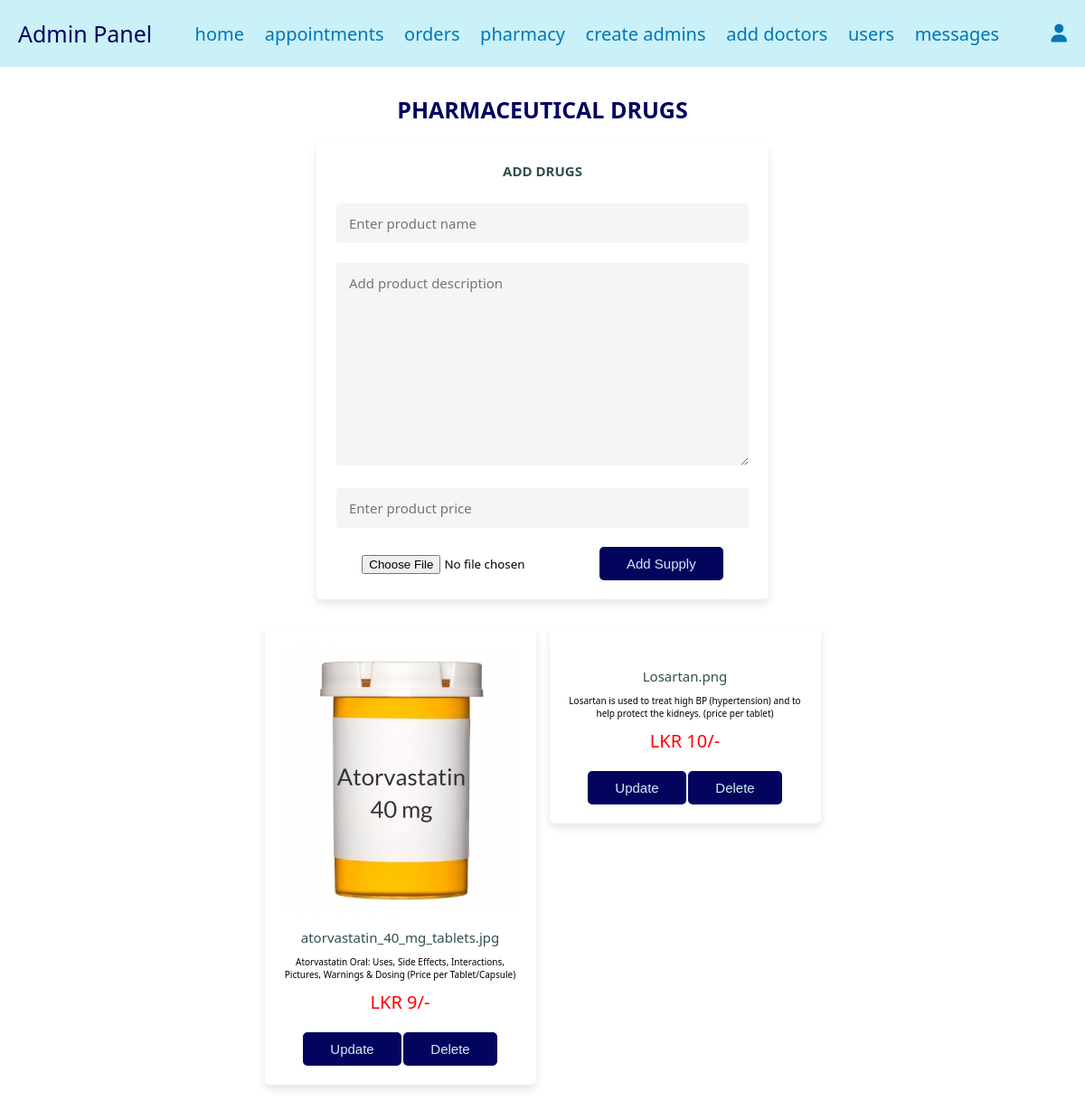
/Admin/admin_pharmacy.php (signed in), run on the app's committed database.
### tables this page shows
CREATE TABLE IF NOT EXISTS `medical_store` (
  `id` int(100) NOT NULL AUTO_INCREMENT,
  `name` varchar(100) NOT NULL,
  `description` varchar(500) NOT NULL,
  `price` int(100) NOT NULL,
  `image` varchar(100) NOT NULL,
  PRIMARY KEY (`id`)
);

### Admin/admin_pharmacy.php (the view, shortened to what this page needs)
<?php
include('connector.php');
?>
<!doctype html>
<html>
<head>
	<link rel="stylesheet" href="https://cdnjs.cloudflare.com/ajax/libs/font-awesome/6.1.1/css/all.min.css">
	<link rel="stylesheet" href="admin_styles.css">
</head>
<body>
	<?php
	include('admin_header.php');
	?>
<section class="add-products">
   <h1 class="title">Pharmaceutical Drugs</h1>
   <form action="" method="post" enctype="multipart/form-data">
      <h3>Add Drugs</h3>
      <input type="text" name="name" class="formbox" placeholder="Enter product name" required>
	  <textarea name="description" id="" cols="30" rows="10" placeholder="Add product description" class="formbox"></textarea>
      <input type="number" min="0" name="price" class="formbox" placeholder="Enter product price" required>
      <input type="file" name="image" accept="image/jpg, image/jpeg, image/png" class="box" required>
      <input type="submit" value="add supply" name="add_drugs" class="btn">
   </form>
</section>
<section class="show-products">
	<div class="box-container">
		<?php
		$select_drugs = mysqli_query($conn, "SELECT * FROM medical_store") or die('Query failed!');
		if(mysqli_num_rows($select_drugs)>0){
			while($fetch_drugs = mysqli_fetch_assoc($select_drugs)) {
	?>
		<div class="box">
			<img src="uploaded/<?php echo $fetch_drugs['image']; ?>" alt="">
			<div class="name"><?php echo $fetch_drugs['image']; ?></div>
			<div class="description"><?php echo $fetch_drugs['description']?></div>
			<div class="price">LKR <?php echo $fetch_drugs['price']; ?>/-</div>
			<a href="admin_pharmacy.php?update=<?php echo $fetch_drugs['id']; ?>" class="option-btn">Update</a>
			<a href="admin_pharmacy.php?delete=<?php echo $fetch_drugs['id']; ?>" class="delete-btn" onClick="return confirm('Are you certain you want to delete this product?');">Delete</a>
		</div>
		<?php
		}
			}else{
			echo('<p class="empty">No Products are added!</p>');
		}
		?>
	</div>
	</section>
</body>
</html>

### Admin/admin_styles.css (style rules this page uses)
* { font-family:system-ui, -apple-system, BlinkMacSystemFont, 'Segoe UI', Roboto, Oxygen, Ubuntu, Cantarell, 'Open Sans', 'Helvetica Neue'; margin:0; padding:0; box-sizing: border-box; outline: none; border:none; text-decoration: none; transition:all .2s linear; }
html { font-size: 62.5%; overflow-x: hidden; }
section { padding: 3rem 2rem; }
body { background-color: white; }
.title { text-align: center; margin-bottom: 2rem; text-transform: uppercase; color: #03045e; font-size: 2.5rem; }
.btn, .option-btn, .delete-btn, .white-btn { display: inline-block; margin-top: 1rem; padding:1rem 3rem; cursor: pointer; color: #caf0f8; font-size: 1.5rem; border-radius: .5rem; text-transform: capitalize; font-family: 'Rubik', sans-serif; }
.white-btn, .btn { background-color: #03045e; font-family: 'Rubik', sans-serif; }
.option-btn { background-color: #03045e; font-family: 'Rubik', sans-serif; }
.delete-btn { background-color: #03045e; font-family: 'Rubik', sans-serif; }
.add-products form { background-color: white; border-radius: .5rem; padding:2rem; text-align: center; box-shadow: 0 .5rem 1rem rgba(0,0,0,.1); border: .1rem solid white; max-width: 50rem; margin:0 auto; transition: transform 0.5s; }
.add-products form h3 { font-size: 1.5rem; text-transform: uppercase; color: darkslategray; margin-bottom: 1.5rem; }
.add-products form .formbox { width: 100%; background-color: whitesmoke; border-radius: .5rem; margin:1rem 0; padding:1.2rem 1.4rem; color: darkslategray; font-size: 1.5rem; border: .1rem solid white; }
.show-products { padding-top: 0; }
.show-products .box-container { display:grid; grid-template-columns: repeat(auto-fit, 30rem); justify-content: center; gap: 1.5rem; max-width: 1200px; margin: 0 auto; align-items: flex-start; }
.show-products .box-container .box { text-align: center; padding: 2rem; border-radius: .5rem; border: .1rem solid white; box-shadow: 0 .5rem 1rem rgba(0,0,0,.1); background-color: white; }
.show-products .box-container .box img { height: 30rem; }
.show-products .box-container .box .name { padding: 1rem 0; font-size: 1.5rem; color: darkslategray; }
.show-products .box-container .box .price { padding: 1rem 0; font-size: 2rem; color: red; }

### data on the page
medical_store: image (picture), image "atorvastatin_40_mg_tablets.jpg", description "Atorvastatin Oral: Uses, Side Effects, Interactions, Pictures, Warnings & Dosing (Price per Tablet/Capsule)", price "9"
medical_store: image "Losartan.png", description "Losartan is used to treat high BP (hypertension) and to help protect the kidneys. (price per tablet)", price "10"
